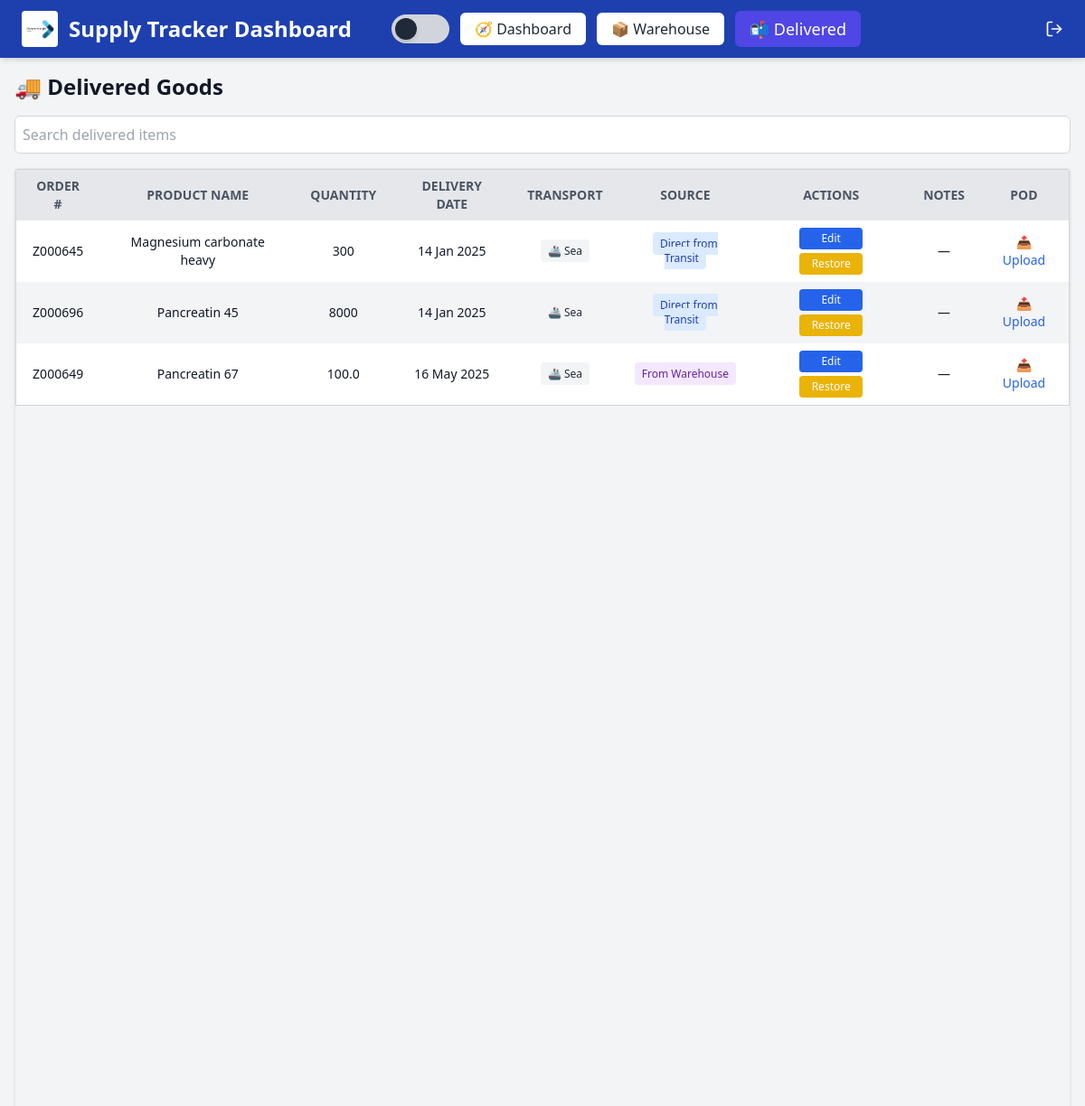
The app's page /delivered (signed in) with its own data.
### app/models.py (models this page shows)
class DeliveredGoods(db.Model):
    id = db.Column(db.Integer, primary_key=True)
    user_id = db.Column(db.Integer, db.ForeignKey('user.id'), nullable=False)
    order_number = db.Column(db.String(50), nullable=False)
    product_name = db.Column(db.String(100), nullable=False)
    quantity = db.Column(db.String(50), nullable=False)
    delivery_source = db.Column(db.String(50), nullable=False)  # e.g., "From Warehouse" or "Direct from Transit"
    delivery_date = db.Column(db.String(10), nullable=False)
    transport = db.Column(db.String(20))  # new field
    notes = db.Column(db.String(120))  # optional field
    pod_filename = db.Column(db.String(120))  # Path to uploaded file

### app/routes.py (the view)
@main.route('/delivered')
@login_required
def delivered():
    from .models import DeliveredGoods
    delivered_items = DeliveredGoods.query.filter_by(user_id=current_user.id).all()
    for item in delivered_items:
        if isinstance(item.delivery_date, str):
            try:
                item.delivery_date = datetime.strptime(item.delivery_date, '%Y-%m-%d')
            except ValueError:
                pass
    return render_template('delivered.html', delivered_items=delivered_items)

### app/routes.py (called while the page is built)
@main.app_context_processor
def inject_globals():
    return dict(current_user=current_user, current_path=request.path)

### app/templates/delivered.html (shortened to what this page needs)
<!DOCTYPE html>
<html lang="en">
<head>
    <script src="https://cdn.tailwindcss.com"></script>
</head>
<body class="flex flex-col h-screen bg-gray-100 dark:bg-gray-900 text-gray-900 dark:text-gray-100">
    {% include '_navbar.html' %}
    <main class="flex-grow overflow-y-auto p-4">
        <h2 class="text-2xl font-bold mb-4">🚚 Delivered Goods</h2>
        <div class="mb-4">
            <input type="text" id="search-delivered" placeholder="Search delivered items" class="w-full p-2 rounded-md border border-gray-300 focus:outline-none focus:ring-2 focus:ring-blue-400
                    bg-white dark:bg-gray-800 dark:border-gray-600 dark:text-gray-200" />
        </div>
        <div class="orders-table-container overflow-auto h-full border rounded shadow w-full">
            <table id="delivered-table"
                class="w-full table-auto bg-white dark:bg-gray-900 border border-gray-300 dark:border-gray-700 text-sm">
                <thead class="sticky top-0 z-10 bg-gray-200 dark:bg-gray-800">
                    <tr class="text-center text-xs sm:text-sm text-gray-600 dark:text-gray-300 uppercase">
                        <th class="px-4 py-2 cursor-pointer" data-sort="order_number">Order # </th>
                        <th class="px-4 py-2 cursor-pointer" data-sort="product_name">Product Name </th>
                        <th class="px-4 py-2 cursor-pointer" data-sort="quantity">Quantity </th>
                        <th class="px-4 py-2 cursor-pointer" data-sort="delivery_date">Delivery Date </th>
                        <th class="px-4 py-2 cursor-pointer" data-sort="transport">Transport </th>
                        <th class="px-4 py-2">Source</th>
                        <th class="px-4 py-2">Actions</th>
                        <th class="px-4 py-2">Notes</th>
                        <th class="px-4 py-2">POD</th>
                    </tr>
                </thead>
                <tbody>
                    {% for item in delivered_items %}
                    <tr
                        class="text-center even:bg-gray-100 dark:even:bg-gray-800 hover:bg-blue-50 dark:hover:bg-gray-700">
                        <td class="px-4 py-2">{{ item.order_number }}</td>
                        <td class="px-4 py-2">{{ item.product_name }}</td>
                        <td class="px-4 py-2">{{ item.quantity }}</td>
                        <td class="px-4 py-2">
                            {% if item.delivery_date %}{{ item.delivery_date | format_date }}{% else %}—{% endif %}
                        </td>
                        <td class="px-4 py-2 text-xs">
                            {% if item.transport == 'air' %}
                            <span class="bg-gray-100 text-gray-800 px-2 py-1 rounded">✈️ Air</span>
                            {% elif item.transport == 'sea' %}
                            <span class="bg-gray-100 text-gray-800 px-2 py-1 rounded">🚢 Sea</span>
                            {% elif item.transport == 'truck' %}
                            <span class="bg-gray-100 text-gray-800 px-2 py-1 rounded">🚚 Truck</span>
                            {% else %}—{% endif %}
                        </td>
                        <td class="px-4 py-2 text-xs">
                            {% if item.delivery_source == 'Direct from Transit' %}
                            <span class="bg-blue-100 text-blue-800 px-2 py-1 rounded">Direct from Transit</span>
                            {% elif item.delivery_source == 'From Warehouse' %}
                            <span class="bg-purple-100 text-purple-800 px-2 py-1 rounded">From Warehouse</span>
                            {% else %}
                            <span class="bg-gray-100 text-gray-800 px-2 py-1 rounded">—</span>
                            {% endif %}
                        </td>
                        <td class="px-4 py-2 space-y-1">
                            <a href="{{ url_for('main.edit_delivered', item_id=item.id) }}"
                                class="inline-block bg-blue-600 hover:bg-blue-700 text-white px-3 py-1 text-xs rounded min-w-[70px]">Edit</a>
                            <form method="POST" action="{{ url_for('main.restore_from_delivered', item_id=item.id) }}"
                                class="inline">
                                <button type="submit"
                                    class="bg-yellow-500 hover:bg-yellow-600 text-white px-3 py-1 text-xs rounded min-w-[70px] mt-1">Restore</button>
                            </form>
                        </td>
                        <td class="px-4 py-2">
                            {% if item.notes %}
                            <span title="{{ item.notes }}"
                                class="bg-blue-100 text-blue-800 text-xs px-2 py-1 rounded whitespace-nowrap max-w-[150px] overflow-hidden text-ellipsis inline-block">
                                {{ item.notes[:30] }}{% if item.notes|length > 30 %}...{% endif %}
                            </span>
                            {% else %}
                            —
                            {% endif %}
                        </td>
                        <td class="px-4 py-2 text-xs text-center">
                            {% if item.pod_filename %}
                            <div class="flex items-center justify-center space-x-2">
                                <a href="{{ url_for('main.view_pod', filename=item.pod_filename) }}" target="_blank"
                                    class="text-blue-600 hover:underline">📎 View</a>
                                <form method="POST" action="{{ url_for('main.delete_pod', item_id=item.id) }}">
                                    <button type="submit" class="text-red-500 hover:underline"
                                        title="Delete POD">🗑️</button>
                                </form>
                            </div>
                            {% else %}
                            <form method="POST" action="{{ url_for('main.upload_pod', item_id=item.id) }}"
                                enctype="multipart/form-data" class="flex flex-col items-center space-y-1">
                                <label for="pod-{{ item.id }}"
                                    class="cursor-pointer text-blue-600 text-sm hover:underline">📤 Upload</label>
                            </form>
                            {% endif %}
                        </td>
                    </tr>
                    {% endfor %}
                </tbody>
            </table>
        </div>
    </main>
</body>
</html>

### records on screen
DeliveredGoods: order_number "Z000645", product_name "Magnesium carbonate heavy", quantity "300", delivery_date "14 Jan 2025", transport "🚢 Sea", shows "Direct from Transit"
DeliveredGoods: order_number "Z000696", product_name "Pancreatin 45", quantity "8000", delivery_date "14 Jan 2025", transport "🚢 Sea", shows "Direct from Transit"
DeliveredGoods: order_number "Z000649", product_name "Pancreatin 67", quantity "100.0", delivery_date "16 May 2025", transport "🚢 Sea", delivery_source "From Warehouse"
